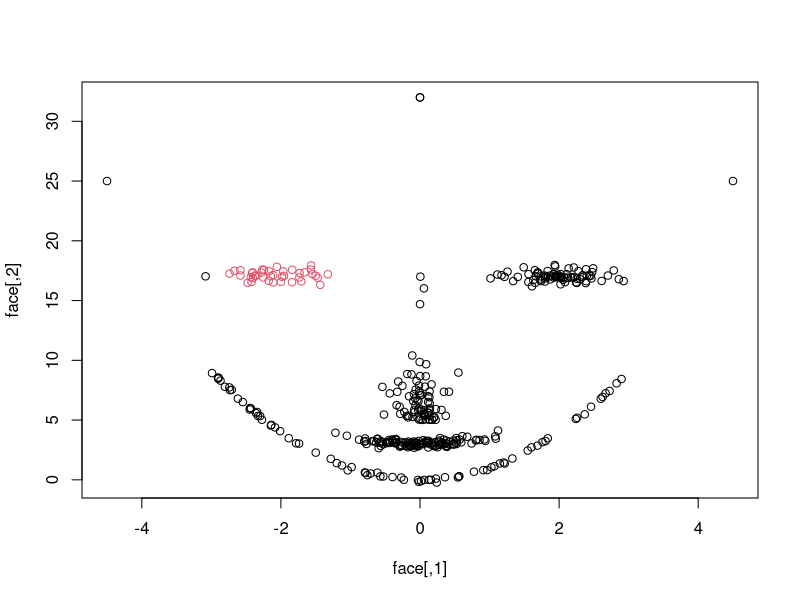
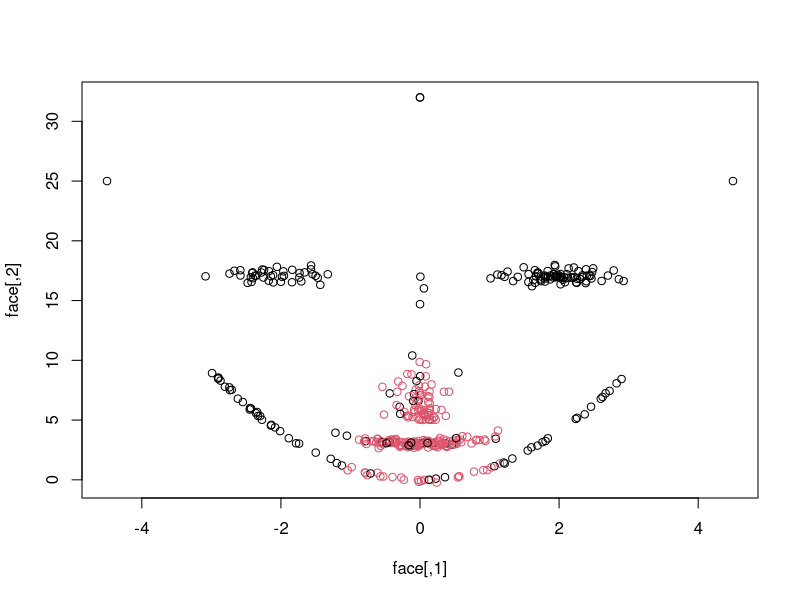
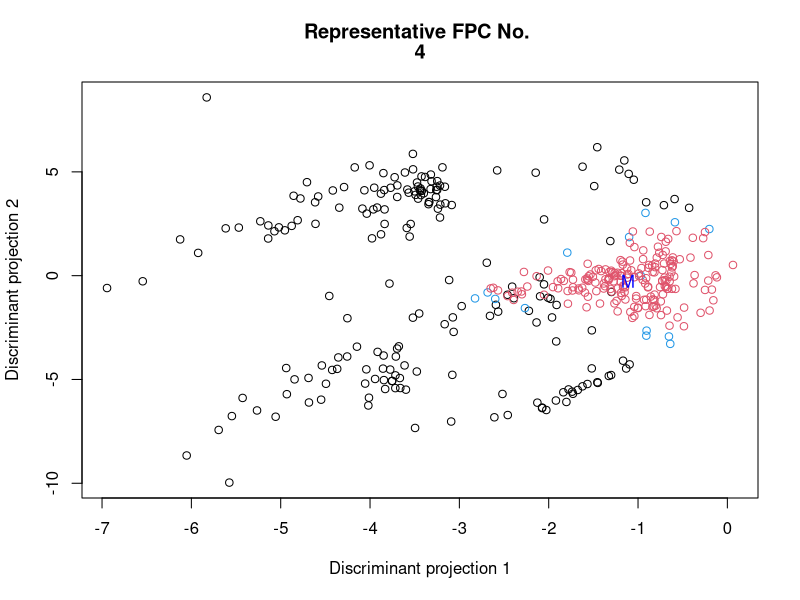

Reproduce these figures in R, in order.
library(fpc)


### Name: fixmahal
### Title: Mahalanobis Fixed Point Clusters
### Aliases: fixmahal summary.mfpc plot.mfpc fpclusters.mfpc
###   print.summary.mfpc print.mfpc fpmi
### Keywords: cluster multivariate robust

### ** Examples

  options(digits=2)
  set.seed(20000)
  face <- rFace(400,dMoNo=2,dNoEy=0, p=3)
  # The first example uses grouping information via init.group.
  initg <- list()
  grface <- as.integer(attr(face,"grouping"))
  for (i in 1:5) initg[[i]] <- (grface==i)
  ff0 <- fixmahal(face, pointit=FALSE, init.group=initg)
  summary(ff0)
  cff0 <- fpclusters(ff0)
  plot(face, col=1+cff0[[1]])
  plot(face, col=1+cff0[[4]]) # Why does this come out as a cluster? 
  plot(ff0, face, 4) # A bit clearer...
  # Without grouping information, examples need more time:
  # ff1 <- fixmahal(face)
  # summary(ff1)
  # cff1 <- fpclusters(ff1)
  # plot(face, col=1+cff1[[1]])
  # plot(face, col=1+cff1[[6]]) # Why does this come out as a cluster? 
  # plot(ff1, face, 6) # A bit clearer...
  # ff2 <- fixmahal(face,method="ml")
  # summary(ff2)
  # ff3 <- fixmahal(face,method="ml",calpha=0.95,subset=50)
  # summary(ff3)
  ## ...fast, but lots of clusters. mer=0.3 may be useful here.
  # set.seed(3000)
  # face2 <- rFace(400,dMoNo=2,dNoEy=0)
  # ff5 <- fixmahal(face2)
  # summary(ff5)
  ## misses right eye of face data; with p=6,
  ## initial configurations are too large for 40 point clusters 
  # ff6 <- fixmahal(face2, startn=30)
  # summary(ff6)
  # cff6 <- fpclusters(ff6)
  # plot(face2, col=1+cff6[[3]])
  # plot(ff6, face2, 3)
  # x <- c(1,2,3,6,6,7,8,120)
  # ff8 <- fixmahal(x)
  # summary(ff8)
  # ...dataset a bit too small for the defaults...
  # ff9 <- fixmahal(x, mnc=3, startn=3)
  # summary(ff9)
